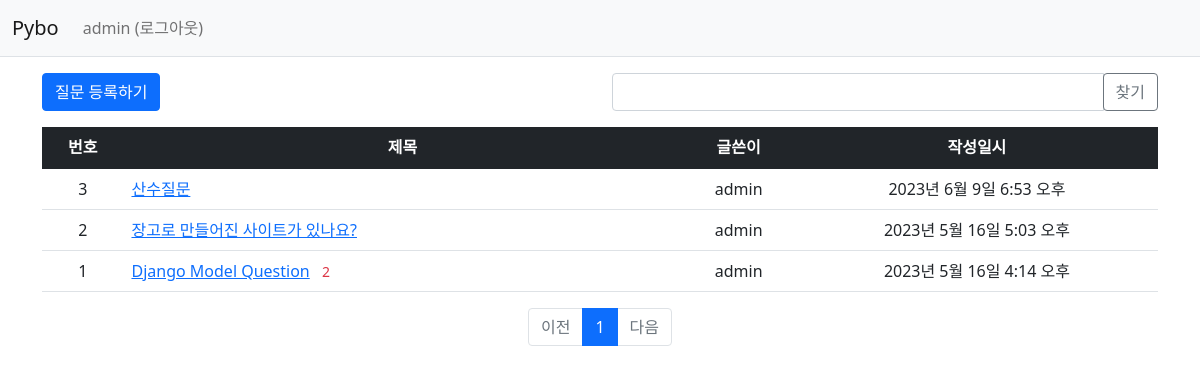
The app's page / (signed in) with its own data.
### pybo/models.py (models this page shows, shortened)
class Question(models.Model):
    author = models.ForeignKey(User, on_delete=models.CASCADE, related_name='author_question')
    subject = models.CharField(max_length=200)
    content = models.TextField()
    create_date = models.DateTimeField()
    modify_date = models.DateTimeField(null=True, blank=True)
    voter = models.ManyToManyField(User, related_name='voter_question')

### pybo/views/base_views.py (the view, shortened to what this page needs)
# urls.py: path('', base_views.index, name='index'),  # '/' 에 해당되는 path
def index(request):
    page = request.GET.get('page', '1')  # 페이지
    kw = request.GET.get('kw', '')  # 검색어
    question_list = Question.objects.order_by('-create_date')
    paginator = Paginator(question_list, 10)  # 페이지당 10개씩 보여주기
    page_obj = paginator.get_page(page)
    context = {'question_list': page_obj, 'page': page, 'kw': kw}
    return render(request, 'pybo/question_list.html', context)

### pybo/templatetags/pybo_filter.py (called while the page is built)
@register.filter
def sub(value, arg):
    return value - arg

### templates/pybo/question_list.html (shortened to what this page needs)
{% extends 'base.html' %}
{% load pybo_filter %}
{% block content %}
<div class="container my-3">
    <div class="row my-3">
        <div class="col-6">
            <a href="{% url 'pybo:question_create' %}" class="btn btn-primary">질문 등록하기</a>
        </div>
        <div class="col-6">
            <div class="input-group">
                <input type="text" id="search_kw" class="form-control" value="{{ kw|default_if_none:'' }}">
                <div class="input-group-append">
                    <button class="btn btn-outline-secondary" type="button" id="btn_search">찾기</button>
                </div>
            </div>
        </div>
    </div>
    <table class="table">
        <thead>
        <tr class="text-center table-dark">
            <th>번호</th>
            <th style="width:50%">제목</th>
            <th>글쓴이</th>
            <th>작성일시</th>
        </tr>
        </thead>
        <tbody>
        {% if question_list %}
        {% for question in question_list %}
        <tr class="text-center">
            <td>
                {{ question_list.paginator.count|sub:question_list.start_index|sub:forloop.counter0|add:1 }}
            </td>
            <td class="text-start">
                <a href="{% url 'pybo:detail' question.id %}">{{ question.subject }}</a>
                {% if question.answer_set.count > 0 %}
                <span class="text-danger small mx-2">{{ question.answer_set.count }}</span>
                {% endif %}
            </td>
            <td>{{ question.author.username }}</td>
            <td>{{ question.create_date }}</td>
        </tr>
        {% endfor %}
        {% else %}
        <tr>
            <td colspan="4">질문이 없습니다.</td>
        </tr>
        {% endif %}
        </tbody>
    </table>
    <ul class="pagination justify-content-center">
        {% if question_list.has_previous %}
        <li class="page-item">
            <a class="page-link" data-page="{{ question_list.previous_page_number }}"
               href="javascript:void(0)">이전</a>
        </li>
        {% else %}
        <li class="page-item disabled">
            <a class="page-link" tabindex="-1" aria-disabled="true" href="#">이전</a>
        </li>
        {% endif %}
        {% for page_number in question_list.paginator.page_range %}
        {% if page_number >= question_list.number|add:-5 and page_number <= question_list.number|add:5 %}
        {% if page_number == question_list.number %}
        <li class="page-item active" aria-current="page">
            <a class="page-link" data-page="{{ page_number }}"
               href="javascript:void(0)">{{ page_number }}</a>
        </li>
        {% else %}
        <li class="page-item">
            <a class="page-link" data-page="{{ page_number }}"
               href="javascript:void(0)">{{ page_number }}</a>
        </li>
        {% endif %}
        {% endif %}
        {% endfor %}
        {% if question_list.has_next %}
        <li class="page-item">
            <a class="page-link" data-page="{{ question_list.next_page_number }}"
               href="javascript:void(0)">다음</a>
        </li>
        {% else %}
        <li class="page-item disabled">
            <a class="page-link" tabindex="-1" aria-disabled="true" href="#">다음</a>
        </li>
        {% endif %}
    </ul>
</div>
{% endblock %}

### templates/navbar.html (shortened to what this page needs)
<nav class="navbar navbar-expand-lg navbar-light bg-light border-bottom">
    <div class="container-fluid">
        <a class="navbar-brand" href="{% url 'pybo:index' %}">Pybo</a>
        <div class="collapse navbar-collapse" id="navbarSupportedContent">
            <ul class="navbar-nav me-auto mb-2 mb-lg-0">
                <li class="nav-item">
                    {% if user.is_authenticated %}
                    <a class="nav-link" href="{% url 'common:logout' %}">{{ user.username }} (로그아웃)</a>
                    {% else %}
                    <a class="nav-link" href="{% url 'common:login' %}">로그인</a>
                    {% endif %}
                </li>
            </ul>
        </div>
    </div>
</nav>

### records on screen
Question: paginator.count|sub "3", subject "산수질문", author.username "admin", create_date "2023년 6월 9일 6:53 오후"
Question: paginator.count|sub "2", subject "장고로 만들어진 사이트가 있나요?", author.username "admin", create_date "2023년 5월 16일 5:03 오후"
Question: paginator.count|sub "1", subject "Django Model Question", answer_set.count "2", author.username "admin", create_date "2023년 5월 16일 4:14 오후"

### other values on screen
{{ user.username }} "admin"
{{ page_number }} "1"
